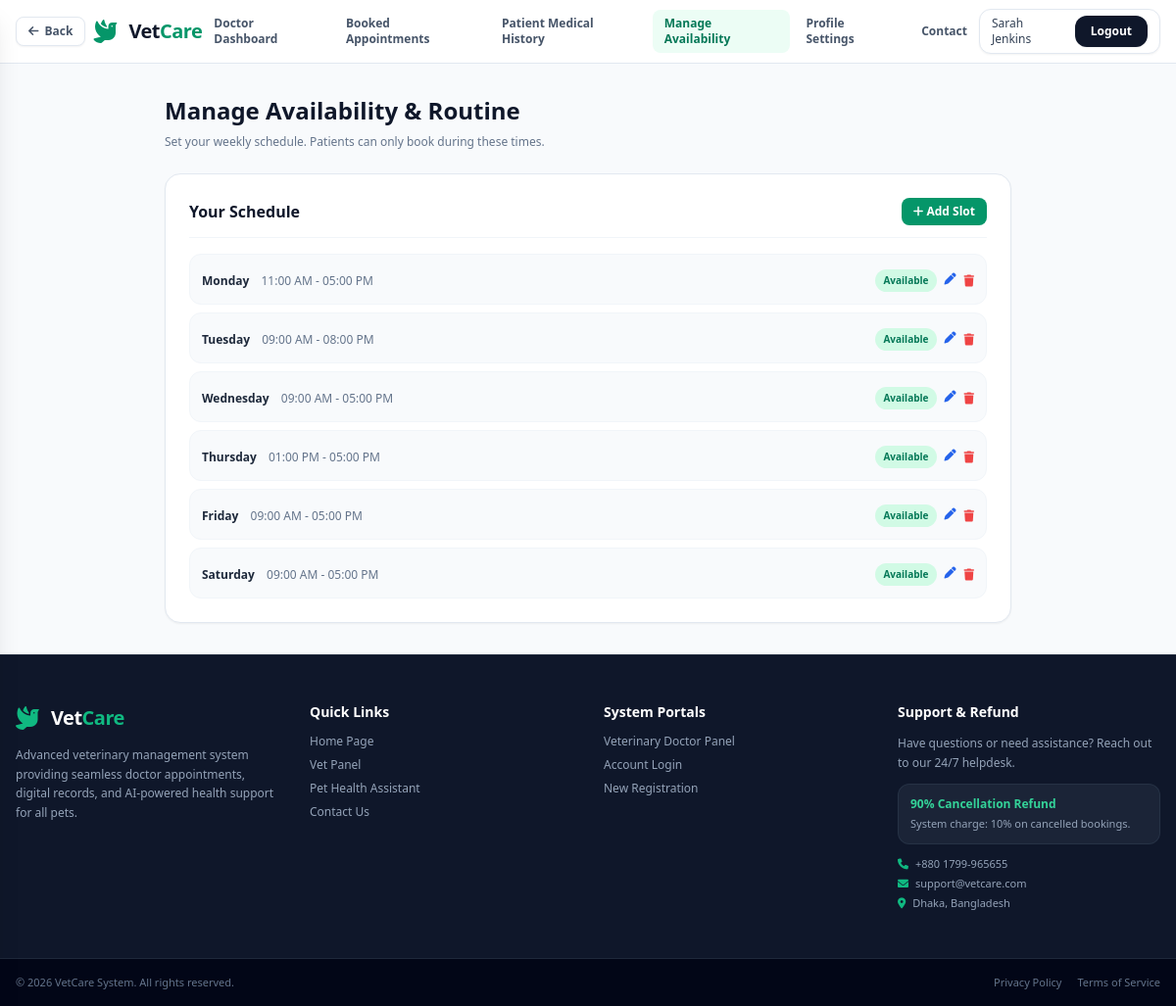
/vet/availability/ (signed in), run on the app's committed database.
### accounts/models.py (models this page shows, shortened)
class User(AbstractUser):
    ROLE_CHOICES = (
        ('PATIENT', 'Patient'),
        ('DOCTOR', 'Doctor'),
        ('ADMIN', 'Admin'),
    )
    role = models.CharField(max_length=20, choices=ROLE_CHOICES, default='PATIENT')
    phone = models.CharField(max_length=20, blank=True)
    country_code = models.CharField(max_length=5, default='+880', blank=True)
    address = models.TextField(blank=True)
    created_at = models.DateTimeField(auto_now_add=True)

### vet/models.py (models this page shows, shortened)
class Availability(models.Model):
    DAY_CHOICES = (
        (0, 'Monday'),
        (1, 'Tuesday'),
        (2, 'Wednesday'),
        (3, 'Thursday'),
        (4, 'Friday'),
        (5, 'Saturday'),
        (6, 'Sunday'),
    )
    doctor = models.ForeignKey(Doctor, on_delete=models.CASCADE, related_name='availabilities')
    day_of_week = models.IntegerField(choices=DAY_CHOICES)
    start_time = models.TimeField()
    end_time = models.TimeField()
    is_available = models.BooleanField(default=True)
    class Meta:
        unique_together = ('doctor', 'day_of_week', 'start_time')

### vet/views.py (the view, shortened to what this page needs)
# urls.py: path('vet/availability/', views.manage_availability, name='vet_availability'),
@login_required
def manage_availability(request):
    if request.user.role != 'DOCTOR':
        return render(request, '403.html', status=403)
    try:
        doctor = request.user.doctor_profile
    except Exception:
        doctor = None
    try:
        availabilities = doctor.availabilities.all() if doctor else []
    except Exception:
        availabilities = []
    context = {
        'doctor': doctor,
        'availabilities': availabilities,
    }
    return render(request, 'vet_availability.html', context)

### vetcure/templates/vet_availability.html (shortened to what this page needs)
{% extends 'base.html' %}
{% block content %}
<div class="flex-grow max-w-4xl w-full mx-auto px-4 py-8">
    <h1 class="text-2xl font-bold text-slate-900 mb-2">Manage Availability & Routine</h1>
    <p class="text-slate-500 text-xs mb-6">Set your weekly schedule. Patients can only book during these times.</p>
    <div class="bg-white rounded-2xl border border-slate-200 shadow-sm p-6 space-y-4">
        <div class="flex justify-between items-center border-b border-slate-100 pb-3">
            <h2 class="font-bold text-slate-900">Your Schedule</h2>
            <button onclick="openAddModal()" class="text-xs bg-emerald-600 hover:bg-emerald-700 text-white px-3 py-1.5 rounded-lg font-semibold transition">
                <i class="fa-solid fa-plus"></i> Add Slot
            </button>
        </div>
        <div class="space-y-2">
            {% for avail in availabilities %}
            <div class="flex items-center justify-between p-3 rounded-xl border {% if avail.is_available %}border-slate-100 bg-slate-50{% else %}border-red-100 bg-red-50/50{% endif %}">
                <div>
                    <span class="font-semibold text-slate-800 text-xs">{{ avail.get_day_of_week_display }}</span>
                    <span class="text-slate-500 text-xs ml-2">{{ avail.start_time|time:"h:i A" }} - {{ avail.end_time|time:"h:i A" }}</span>
                </div>
                <div class="flex items-center gap-2">
                    <form method="post" class="inline">
                        <button type="submit" class="text-[10px] px-2 py-1 rounded-full {% if avail.is_available %}bg-emerald-100 text-emerald-700{% else %}bg-red-100 text-red-700{% endif %} font-semibold">
                            {{ avail.is_available|yesno:"Available,Unavailable" }}
                        </button>
                    </form>
                    <button onclick="openEditModal({{ avail.id }}, {{ avail.day_of_week }}, '{{ avail.start_time|time:"H:i" }}', '{{ avail.end_time|time:"H:i" }}')" class="text-blue-600 hover:text-blue-800 text-xs" title="Edit">
                        <i class="fa-solid fa-pen"></i>
                    </button>
                    <form method="post" class="inline" onsubmit="return confirm('Delete this slot?')">
                        <button type="submit" class="text-red-500 hover:text-red-700 text-xs">
                            <i class="fa-solid fa-trash"></i>
                        </button>
                    </form>
                </div>
            </div>
            {% empty %}
            <p class="text-slate-500 text-xs text-center py-4">No availability slots set yet. Click "Add Slot" to begin.</p>
            {% endfor %}
        </div>
    </div>
</div>
{% endblock %}

### vetcure/templates/base.html (shortened to what this page needs)
<!DOCTYPE html>
<html lang="en">
<head>
    <script src="https://cdn.tailwindcss.com"></script>
    <link rel="stylesheet" href="https://cdnjs.cloudflare.com/ajax/libs/font-awesome/6.0.0/css/all.min.css">
</head>
<body class="bg-slate-50 text-slate-800 flex flex-col min-h-screen font-sans">
    <header class="no-print-header bg-white border-b border-slate-200 sticky top-0 z-30">
        <div class="max-w-7xl mx-auto px-4 h-16 flex items-center justify-between">
            <div class="flex items-center gap-2">
                <button onclick="history.back()" class="flex items-center gap-1.5 px-3 py-1.5 bg-white border border-slate-200 rounded-lg text-xs font-semibold text-slate-600 hover:text-emerald-600 hover:border-emerald-400 hover:bg-emerald-50 transition shadow-sm" title="Go back">
                    <i class="fa-solid fa-arrow-left text-xs"></i> Back
                </button>
                <a href="{% url 'home' %}" class="flex items-center gap-3">
                    <i class="fa-solid fa-dove text-2xl text-emerald-600"></i>
                    <span class="text-xl font-bold text-slate-900 tracking-tight">Vet<span class="text-emerald-600">Care</span></span>
                </a>
            </div>
            <nav class="hidden md:flex items-center gap-1 font-bold text-xs text-slate-600">
                {% if user.is_authenticated %}
                    {% if user.role == 'PATIENT' %}
                        <a href="{% url 'patient_dashboard' %}" class="nav-link px-3 py-1.5 rounded-lg {% if request.resolver_match.url_name == 'patient_dashboard' %}bg-emerald-50 text-emerald-700{% else %}hover:bg-slate-50 hover:text-emerald-600 transition{% endif %}">Dashboard</a>
                        <a href="{% url 'booking_doctors' %}" class="nav-link px-3 py-1.5 rounded-lg {% if request.resolver_match.url_name == 'booking_doctors' %}bg-emerald-50 text-emerald-700{% else %}hover:bg-slate-50 hover:text-emerald-600 transition{% endif %}">Find Doctor & Book</a>
                        <a href="{% url 'my_appointments' %}" class="nav-link px-3 py-1.5 rounded-lg {% if request.resolver_match.url_name == 'my_appointments' %}bg-emerald-50 text-emerald-700{% else %}hover:bg-slate-50 hover:text-emerald-600 transition{% endif %}">My Appointments</a>
                        <a href="{% url 'my_prescriptions' %}" class="nav-link px-3 py-1.5 rounded-lg {% if request.resolver_match.url_name == 'my_prescriptions' %}bg-emerald-50 text-emerald-700{% else %}hover:bg-slate-50 hover:text-emerald-600 transition{% endif %}">My Prescriptions</a>
                        <a href="{% url 'cancel_refund_list' %}" class="nav-link px-3 py-1.5 rounded-lg {% if request.resolver_match.url_name == 'cancel_refund_list' %}bg-emerald-50 text-emerald-700{% else %}hover:bg-slate-50 hover:text-emerald-600 transition{% endif %}">Cancel & Refund Slip</a>
                        <a href="{% url 'chatbot' %}" class="nav-link px-3 py-1.5 rounded-lg {% if request.resolver_match.url_name == 'chatbot' %}bg-emerald-50 text-emerald-700{% else %}hover:bg-slate-50 hover:text-emerald-600 transition{% endif %}">Avian Health Chatbot</a>
                        <a href="{% url 'manage_profile' %}" class="nav-link px-3 py-1.5 rounded-lg {% if request.resolver_match.url_name == 'manage_profile' %}bg-emerald-50 text-emerald-700{% else %}hover:bg-slate-50 hover:text-emerald-600 transition{% endif %}">Manage Profile</a>
                        <a href="{% url 'contact' %}" class="nav-link px-3 py-1.5 rounded-lg {% if request.resolver_match.url_name == 'contact' %}bg-emerald-50 text-emerald-700{% else %}hover:bg-slate-50 hover:text-emerald-600 transition{% endif %}">Contact</a>
                    {% elif user.role == 'DOCTOR' %}
                        <a href="{% url 'vet_dashboard' %}" class="nav-link px-3 py-1.5 rounded-lg {% if request.resolver_match.url_name == 'vet_dashboard' %}bg-emerald-50 text-emerald-700{% else %}hover:bg-slate-50 hover:text-emerald-600 transition{% endif %}">Doctor Dashboard</a>
                        <a href="{% url 'vet_booked_appointments' %}" class="nav-link px-3 py-1.5 rounded-lg {% if request.resolver_match.url_name == 'vet_booked_appointments' %}bg-emerald-50 text-emerald-700{% else %}hover:bg-slate-50 hover:text-emerald-600 transition{% endif %}">Booked Appointments</a>
                        <a href="{% url 'vet_patient_history' %}" class="nav-link px-3 py-1.5 rounded-lg {% if request.resolver_match.url_name == 'vet_patient_history' %}bg-emerald-50 text-emerald-700{% else %}hover:bg-slate-50 hover:text-emerald-600 transition{% endif %}">Patient Medical History</a>
                        <a href="{% url 'vet_availability' %}" class="nav-link px-3 py-1.5 rounded-lg {% if request.resolver_match.url_name == 'vet_availability' %}bg-emerald-50 text-emerald-700{% else %}hover:bg-slate-50 hover:text-emerald-600 transition{% endif %}">Manage Availability</a>
                        <a href="{% url 'vet_profile_settings' %}" class="nav-link px-3 py-1.5 rounded-lg {% if request.resolver_match.url_name == 'vet_profile_settings' %}bg-emerald-50 text-emerald-700{% else %}hover:bg-slate-50 hover:text-emerald-600 transition{% endif %}">Profile Settings</a>
                        <a href="{% url 'contact' %}" class="nav-link px-3 py-1.5 rounded-lg {% if request.resolver_match.url_name == 'contact' %}bg-emerald-50 text-emerald-700{% else %}hover:bg-slate-50 hover:text-emerald-600 transition{% endif %}">Contact</a>
                    {% endif %}
                {% endif %}
            </nav>
                <div class="flex items-center gap-3">
                {% if user.is_authenticated %}
                    <div class="flex items-center gap-3 bg-white border border-slate-200 rounded-xl px-3 py-1.5 shadow-sm">
                        <span class="text-xs font-medium text-slate-700">
                            {{ user.get_full_name|default:user.username }}
                        </span>
                        <form method="post" action="{% url 'logout' %}" class="inline">
                            <button type="submit" class="text-xs font-semibold bg-slate-900 hover:bg-slate-800 text-white px-4 py-2 rounded-xl transition shadow-sm">
                                Logout
                            </button>
                        </form>
                    </div>
                {% else %}
                    <a href="{% url 'login' %}" class="text-xs font-semibold text-slate-600 hover:text-emerald-600 transition px-3 py-2">Login</a>
                    <a href="{% url 'register' %}" class="text-xs font-semibold bg-emerald-600 hover:bg-emerald-700 text-white px-4 py-2 rounded-xl transition shadow-sm">Register</a>
                {% endif %}
                </div>
        </div>
    </header>
    <main class="flex-grow">
        {% block content %}{% endblock %}
    </main>
    {% block footer %}
    <footer class="no-print-footer bg-slate-900 text-slate-400 text-xs border-t border-slate-800 mt-auto">
        <div class="max-w-7xl mx-auto px-4 py-12 grid grid-cols-1 md:grid-cols-4 gap-8">
            <div class="space-y-3">
                <div class="flex items-center gap-3">
                    <i class="fa-solid fa-dove text-2xl text-emerald-500"></i>
                    <span class="text-xl font-bold text-white tracking-tight">Vet<span class="text-emerald-500">Care</span></span>
                </div>
                <p class="text-slate-400 leading-relaxed">Advanced veterinary management system providing seamless doctor appointments, digital records, and AI-powered health support for all pets.</p>
            </div>
            <div class="space-y-3">
                <h4 class="text-sm font-semibold text-white">Quick Links</h4>
                <ul class="space-y-2">
                    <li><a href="{% url 'home' %}" class="hover:text-emerald-400 transition">Home Page</a></li>
                    {% if user.is_authenticated and user.role == 'DOCTOR' %}
                        <li><a href="{% url 'vet_dashboard' %}" class="hover:text-emerald-400 transition">Vet Panel</a></li>
                    {% endif %}
                    <li><a href="{% url 'chatbot' %}" class="hover:text-emerald-400 transition">Pet Health Assistant</a></li>
                    <li><a href="{% url 'contact' %}" class="hover:text-emerald-400 transition">Contact Us</a></li>
                </ul>
            </div>
            <div class="space-y-3">
                <h4 class="text-sm font-semibold text-white">System Portals</h4>
                <ul class="space-y-2">
                    {% if user.is_authenticated and user.role == 'DOCTOR' %}
                        <li><a href="{% url 'vet_dashboard' %}" class="hover:text-emerald-400 transition">Veterinary Doctor Panel</a></li>
                    {% endif %}
                    <li><a href="{% url 'login' %}" class="hover:text-emerald-400 transition">Account Login</a></li>
                    <li><a href="{% url 'register' %}" class="hover:text-emerald-400 transition">New Registration</a></li>
                </ul>
            </div>
            <div class="space-y-3">
                <h4 class="text-sm font-semibold text-white">Support & Refund</h4>
                <p class="text-slate-400 leading-relaxed">Have questions or need assistance? Reach out to our 24/7 helpdesk.</p>
                <div class="bg-slate-800/80 p-3 rounded-xl border border-slate-700/50 space-y-1">
                    <span class="text-emerald-400 font-bold block">90% Cancellation Refund</span>
                    <p class="text-[11px] text-slate-400">System charge: 10% on cancelled bookings.</p>
                </div>
                <div class="space-y-1 text-[11px] text-slate-400">
                    <p><i class="fa-solid fa-phone text-emerald-500 mr-1"></i> +880 1799-965655</p>
                    <p><i class="fa-solid fa-envelope text-emerald-500 mr-1"></i> support@vetcare.com</p>
                    <p><i class="fa-solid fa-location-dot text-emerald-500 mr-1"></i> Dhaka, Bangladesh</p>
                </div>
            </div>
        </div>
        <div class="border-t border-slate-800 bg-slate-950 py-4">
            <div class="max-w-7xl mx-auto px-4 flex flex-col sm:flex-row justify-between items-center gap-2 text-slate-500 text-[11px]">
                <p>&copy; 2026 VetCare System. All rights reserved.</p>
                <div class="flex gap-4">
                    <a href="{% url 'privacy_policy' %}" class="hover:text-slate-400 transition">Privacy Policy</a>
                    <a href="{% url 'terms_of_service' %}" class="hover:text-slate-400 transition">Terms of Service</a>
                </div>
            </div>
        </div>
    </footer>
    {% endblock %}
</body>
</html>

### vetcure/templates/base.html (style rules this page uses)
.nav-link { transition: all 0.2s ease; }

### data on the page
User: get_full_name "Sarah Jenkins"
Availability: day_of_week "Monday", start_time "11:00 AM", end_time "05:00 PM", is_available "Available"
Availability: day_of_week "Tuesday", start_time "09:00 AM", end_time "08:00 PM", is_available "Available"
Availability: day_of_week "Wednesday", start_time "09:00 AM", end_time "05:00 PM", is_available "Available"
Availability: day_of_week "Thursday", start_time "01:00 PM", end_time "05:00 PM", is_available "Available"
Availability: day_of_week "Friday", start_time "09:00 AM", end_time "05:00 PM", is_available "Available"
Availability: day_of_week "Saturday", start_time "09:00 AM", end_time "05:00 PM", is_available "Available"
